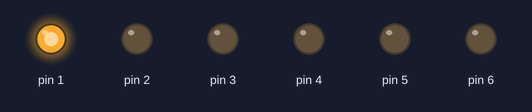
Simulated run of this sketch. Board: Arduino Uno, built with avr-gcc and run on an emulated ATmega328P. Parts: output pins drawn as LEDs (lit = HIGH).

Above: at 0.05 s.
At 0.55 s:
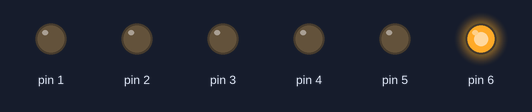
At 0.75 s:
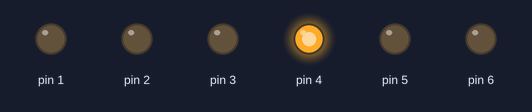
At 1.45 s:
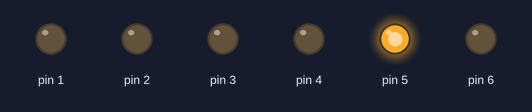
At 2.15 s:
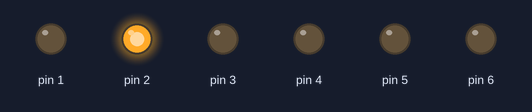
At 2.85 s:
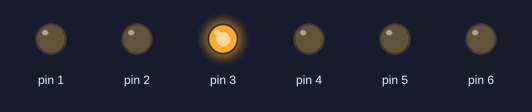
Timing chart, 0 to 3.1 s (numbered marks = the images above):
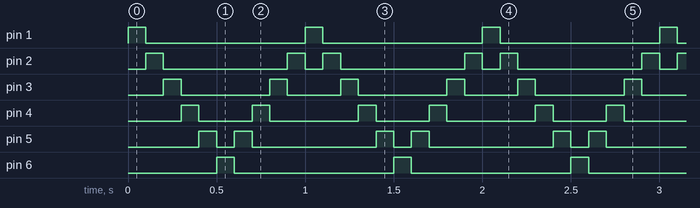

Measured:
- by itself, pin 1, pin 6: alternates HIGH for 0.10 s and LOW for 0.90 s
- by itself, pin 2: repeats every 1.0 s: LOW 0.70 s, HIGH 0.10 s, LOW 0.10 s, HIGH 0.10 s
- by itself, pin 3: repeats every 1.0 s: LOW 0.50 s, HIGH 0.10 s, LOW 0.30 s, HIGH 0.10 s
- by itself, pin 4: repeats every 1.0 s: LOW 0.30 s, HIGH 0.10 s, LOW 0.50 s, HIGH 0.10 s
- by itself, pin 5: repeats every 1.0 s: LOW 0.10 s, HIGH 0.10 s, LOW 0.70 s, HIGH 0.10 s

The sketch:

Nightrider_led_pattern_short_code.ino
```cpp
void setup() {
pinMode(1,OUTPUT);
pinMode(2,OUTPUT);
pinMode(3,OUTPUT);
pinMode(4,OUTPUT);
pinMode(5,OUTPUT);
pinMode(6,OUTPUT);

}

void loop() {
 int t = 100;

  for (int i = 1; i<7; i++){
    digitalWrite(i,HIGH);
    delay(t);
    digitalWrite(i,LOW);

  }
for (int l = 5; l>1; l--) {
   digitalWrite(l,HIGH);
    delay(t);
    digitalWrite(l,LOW);
}

}
```
